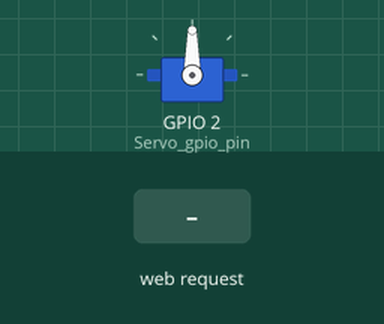
This sketch was run on a simulated ESP8266 (NodeMCU). Parts: servo. The test bench sets the inputs (shaded band). WiFi joins after 1.5 s; servers stay silent unless stated; what the sketch prints to the serial monitor is not drawn.

Above: at 2.7 s.
2.8 s: HTTP request GET /pwm received
At 4.7 s:
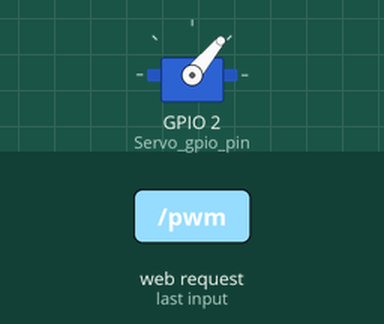
6.8 s: HTTP request GET /servo_on received
At 8.2 s:
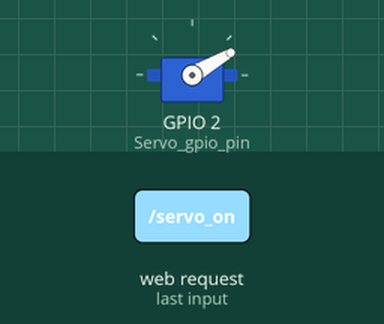
Timing chart, 0 to 9.8 s (numbered marks = the images above; inputs shaded):
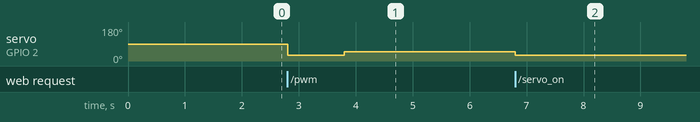

Measured:
- after the input at 2.8 s, servo on GPIO 2 (Servo_gpio_pin): 90° → 30° at once, → 50° 1.0 s later
- after the input at 6.8 s, servo on GPIO 2 (Servo_gpio_pin): 50° → 30° at once

The sketch:

NodeMCU_WiFiWebServer.ino
```cpp
const int Servo_gpio_pin = 2;
const int http_server_port = 80;

const char* ssid = "WifiName";
const char* password = "WifiPassword";

#include <ESP8266WiFi.h>
#include <Servo.h>

Servo myservo;
WiFiServer server(http_server_port);

void setup() {
  USBInit();
  delay(10);
  ServoInit();
  delay(10);
  WifiInit();
  // prepare GPIO2
  //  pinMode(2, OUTPUT);
  //  digitalWrite(2, 0);

}

void loop() {
  LoopServer();
  //  testServo();
}

void USBInit() {
  Serial.begin(115200);
}

void ServoInit() {
  myservo.attach(Servo_gpio_pin);
}

void WifiInit() {

  // Connect to WiFi network
  Serial.println();
  Serial.println();
  Serial.print("Connecting to ");
  Serial.println(ssid);

  WiFi.mode(WIFI_STA);
  WiFi.begin(ssid, password);

  while (WiFi.status() != WL_CONNECTED) {
    delay(500);
    Serial.print(".");
  }
  Serial.println("");
  Serial.println("WiFi connected");

  // Start the server
  server.begin();
  Serial.println("Server started");

  // Print the IP address
  Serial.println(WiFi.localIP());
}

void LoopServer() {

  // Check if a client has connected
  WiFiClient client = server.available();
  if (!client) {
    return;
  }

  // Wait until the client sends some data
  //  Serial.println("new client");
  while (!client.available()) {
    delay(1);
  }

  // Read the first line of the request
  String req = client.readStringUntil('\r');
  if (req.indexOf(".ico") != -1) {
    return;
  }
  Serial.println(req);
  client.flush();

  // Match the request


  // Set GPIO2 according to the request
  //  digitalWrite(2, val);

  client.flush();

  // Prepare the response
  String s = "HTTP/1.1 200 OK\r\nContent-Type: text/html\r\n\r\n<!DOCTYPE HTML>\r\n<html>\r\n";
  s += ResponseListener(req);
  //  s += 1 ? "yes" : "no";
  s += "</html>\n";

  // Send the response to the client
  client.print(s);
  delay(1);
//  Serial.println("Client disonnected");

  // The client will actually be disconnected
  // when the function returns and 'client' object is detroyed
}

String ResponseListener(String req) {
  if (req.indexOf("/control") != -1) {
    String response = "";
    response += "<a href=\"./servo_on\">Servo Turn On</a>";
    response += "<br>";
    response += "<a href=\"./servo_off\">Servo Turn Off</a>";
    response += "<br>";
    response += "<a href=\"./pwm\">testServo</a>";
    response += "<br>";
    response += "<a href=\"./read\">read</a>";
    response += "<br>";
    response += "<a href=\"./write\">write</a>";
    response += "<br>";
    response += "";
    return response;
  }
  if (req.indexOf("/pwm") != -1) {
    testServo();
    return "motor";
  }
  if (req.indexOf("/servo_on") != -1) {
    ServoTurnOn();
    return "Servo Turn On";
  }
  if (req.indexOf("/servo_off") != -1) {
    ServoTurnOff();
    return "Servo Turn Off";
  }
  if (req.indexOf("/read") != -1) {
    return "read";
  }
  if (req.indexOf("/write") != -1) {
    return "write";
  }
}

void testServo() {
  ServoTurnOn();
  delay(1000);
  ServoTurnOff();
  delay(1000);
}

void ServoTurnOn() {
  myservo.write(30);
}

void ServoTurnOff() {
  myservo.write(50);
}
```
